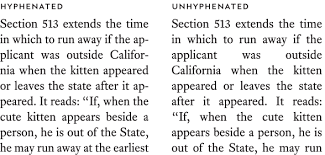
#> input picture test1.png, 325 x 155 px
$ python doc_scanner.py --image test1.png
#> lines starting #> are read from the running program, lines starting #| are printed output that depends on the picture; after the words box and inside, x2 and y2 are one past the last pixel; in counts of white or black regions, pixels touching at a corner belong together
import cv2
import numpy as np
import pytesseract
import argparse
import sys
from PIL import Image
from imutils.perspective import four_point_transform
import imutils

def preprocess_for_edge(image):
    gray    = cv2.cvtColor(image, cv2.COLOR_BGR2GRAY)
    blurred = cv2.GaussianBlur(gray, (5, 5), 0)
    edged   = cv2.Canny(blurred, 30, 100)
    # Dilate so contours close up
    kernel  = cv2.getStructuringElement(cv2.MORPH_RECT, (5, 5))
    edged   = cv2.dilate(edged, kernel, iterations=1)
    return edged


def find_document_contour(edged):
    cnts = cv2.findContours(edged, cv2.RETR_EXTERNAL, cv2.CHAIN_APPROX_SIMPLE)
    cnts = imutils.grab_contours(cnts)
    cnts = sorted(cnts, key=cv2.contourArea, reverse=True)[:10]

    for c in cnts:
        peri   = cv2.arcLength(c, True)
        approx = cv2.approxPolyDP(c, 0.02 * peri, True)
        if len(approx) == 4:
            return approx
    return None


def warp_document(image, contour):
    return four_point_transform(image, contour.reshape(4, 2))


def enhance_for_ocr(image):
    gray = cv2.cvtColor(image, cv2.COLOR_BGR2GRAY)

    # Upscale if too small (Tesseract works better on larger images)
    h, w = gray.shape
    if max(h, w) < 1000:
        scale = 1000 / max(h, w)
        gray  = cv2.resize(gray, None, fx=scale, fy=scale,
                           interpolation=cv2.INTER_CUBIC)

    # Denoise
    gray = cv2.fastNlMeansDenoising(gray, h=10)

    # Adaptive threshold → clean black-on-white
    thresh = cv2.adaptiveThreshold(
        gray, 255,
        cv2.ADAPTIVE_THRESH_GAUSSIAN_C,
        cv2.THRESH_BINARY, 21, 10
    )

    # Mild sharpening
    kernel = np.array([[0, -1, 0],
                       [-1,  5, -1],
                       [0, -1,  0]])
    sharp  = cv2.filter2D(thresh, -1, kernel)
    return sharp

def extract_text(enhanced_img):
    pil_img = Image.fromarray(enhanced_img)
    config  = "--oem 3 --psm 6"   # assume uniform text block; change psm if needed
    text    = pytesseract.image_to_string(pil_img, config=config)
    return text.strip()


# [47 lines left out: functions draw_contour_overlay, show_results, not called in this run]


def scan_image(image):
    ratio  = image.shape[0] / 500.0
    resized = imutils.resize(image, height=500)

    edged   = preprocess_for_edge(resized)
    contour = find_document_contour(edged)

    if contour is not None:
        print("[✓] Document edges detected – applying perspective correction.")
        # Scale contour back to original size
        contour_full = (contour * ratio).astype(np.float32)
        warped       = warp_document(image, contour_full)
        # Show outline on resized for debug (optional)
        draw_contour_overlay(resized, contour)
    else:
        print("[!] No clear document edge found – using full image.")
        warped = image

    enhanced = enhance_for_ocr(warped)
    text     = extract_text(enhanced)
    return warped, enhanced, text

def run_image(path, output_path=None):
#> called with path = 'test1.png'
    image = cv2.imread(path)
#> image is the input picture: shape (155, 325, 3); mean B, G, R 228.9, 228.8, 229.1
    if image is None:
        print(f"[✗] Could not open image: {path}")
        sys.exit(1)

    print(f"[•] Processing {path} ...")
    warped, enhanced, text = scan_image(image)
#> in scan_image, `resized = imutils.resize(image, height=500)`:
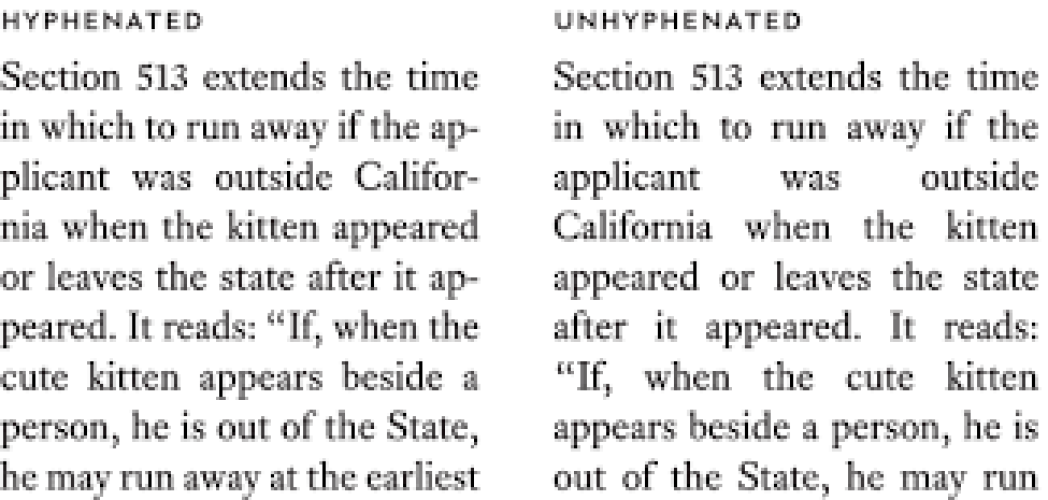
#> resized: shape (500, 1048, 3); mean B, G, R 228.8, 228.8, 229.1
#> in preprocess_for_edge, `blurred = cv2.GaussianBlur(gray, (5, 5), 0)`:
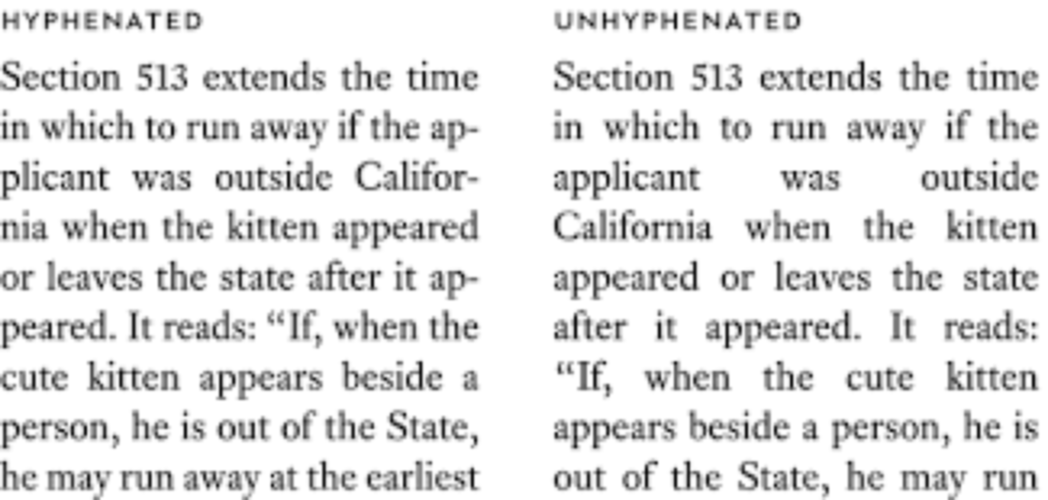
#> blurred: shape (500, 1048); min 17, max 255, mean 228.9
#> in preprocess_for_edge, `edged   = cv2.Canny(blurred, 30, 100)`:
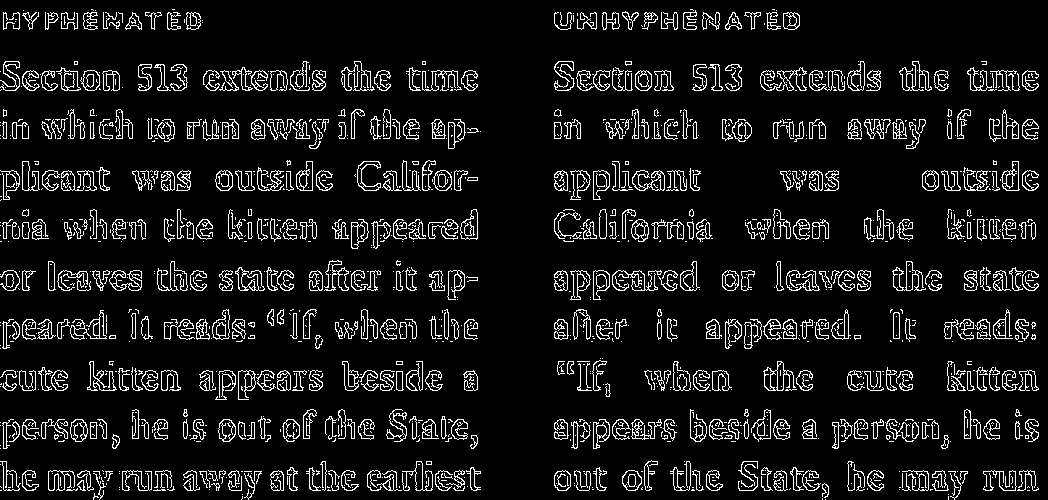
#> edged: shape (500, 1048); 8.9% white in thin lines or dots
#> in preprocess_for_edge, `edged   = cv2.dilate(edged, kernel, iterations=1)`:
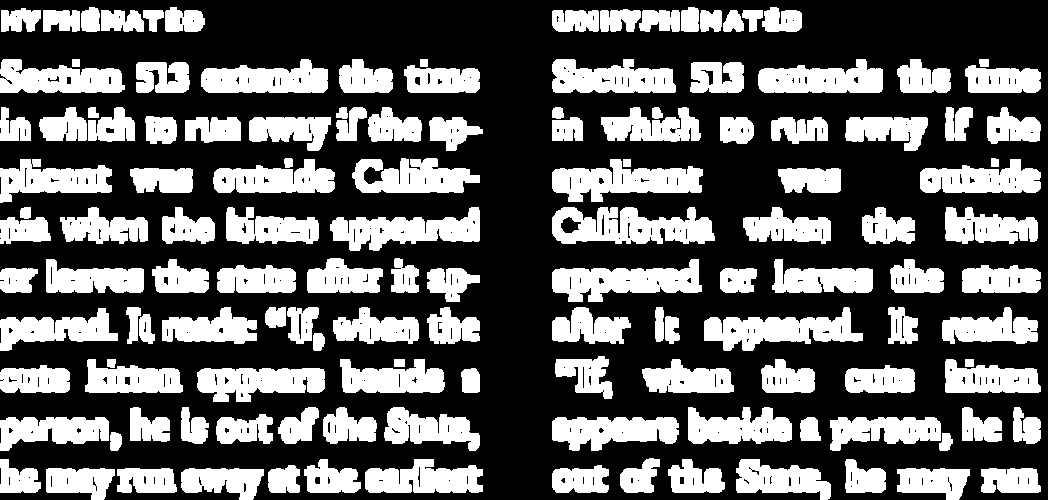
#> edged: shape (500, 1048); 36.2% white; 136 white regions
#> in find_document_contour, `cnts = cv2.findContours(edged, cv2.RETR_EXTERNAL, cv2.CHAIN_APPROX_SIM..`: cnts = 136 contours; largest, box (x1, y1, x2, y2) and area: (552, 207, 715, 244) 4167, (552, 159, 703, 202) 3678, (552, 259, 702, 302) 3642, (704, 307, 863, 351) 3549, (330, 207, 480, 251) 3447
#> in find_document_contour, `cnts = sorted(cnts, key=cv2.contourArea, reverse=True)[:10]`: cnts = 10 contours; largest, box (x1, y1, x2, y2) and area: (552, 207, 715, 244) 4167, (552, 159, 703, 202) 3678, (552, 259, 702, 302) 3642, (704, 307, 863, 351) 3549, (330, 207, 480, 251) 3447
#> the loop in find_document_contour, `for c in cnts:` made 10 passes
#> peri on passes 1 to 10: 617.6, 486.9, 452.2, 511.8, 513.3, 408.7, 365.8, 327, 335.8, 387.5
#> in enhance_for_ocr, `gray  = cv2.resize(gray, None, fx=scale, fy=scale, interpolation=cv2.I..`:
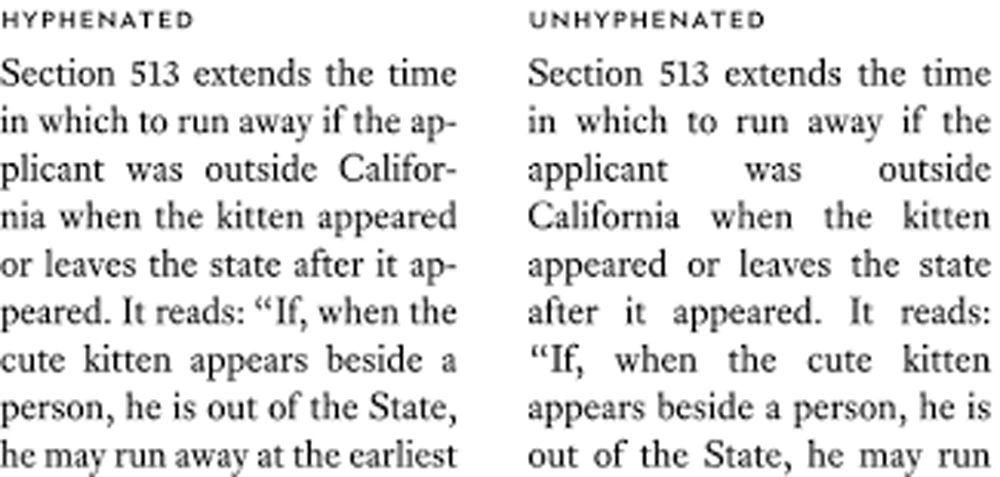
#> gray: shape (477, 1000); min 0, max 255, mean 227.9
#> in enhance_for_ocr, `thresh = cv2.adaptiveThreshold( gray, 255, cv2.ADAPTIVE_THRESH_GAUSSIA..`:
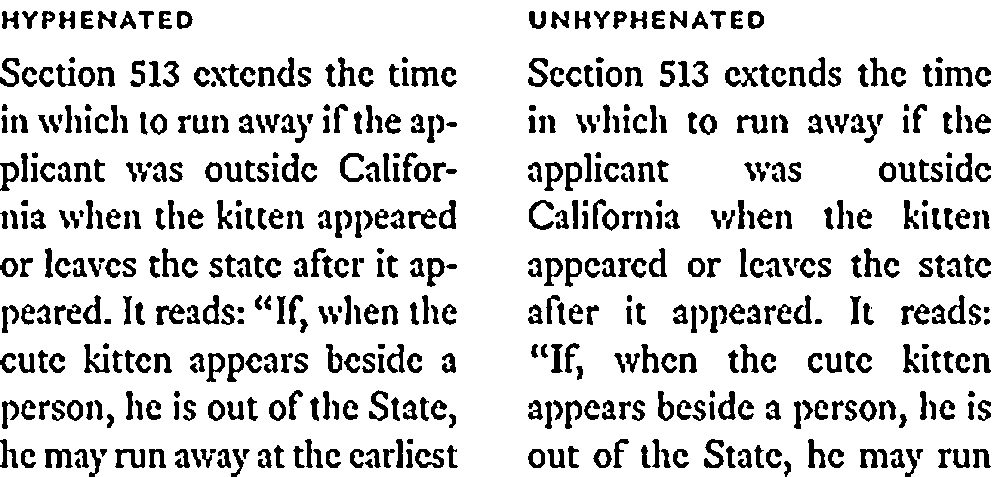
#> thresh: shape (477, 1000); 84.5% white; 549 black regions (1 under 20 px), largest, box (x1, y1, x2, y2) and area: (725, 67, 758, 87) 327, (860, 449, 888, 468) 315, (45, 449, 73, 468) 314

    print("\n" + "═" * 60)
    print("EXTRACTED TEXT")
    print("═" * 60)
    print(text)
    print("═" * 60 + "\n")

    if output_path:
        with open(output_path, "w", encoding="utf-8") as f:
            f.write(text)
        print(f"[✓] Text saved to {output_path}")

    show_results(image, warped, enhanced, text)


# [56 lines left out: function run_webcam, not called in this run]


if __name__ == "__main__":
    parser = argparse.ArgumentParser(description="Document Scanner + OCR")
    group  = parser.add_mutually_exclusive_group(required=True)
    group.add_argument("--image",  help="Path to an image file")
    group.add_argument("--webcam", action="store_true", help="Use webcam")
    parser.add_argument("--output", help="Save extracted text to this file")
    args = parser.parse_args()

    if args.image:
        run_image(args.image, args.output)
#> (the call stopped at in extract_text, `text    = pytesseract.image_to_string(pil_img, config=config)`: pytesseract is not available in this run)
    else:
        run_webcam(args.output)
